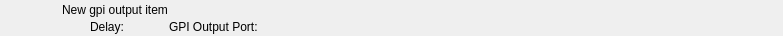
<?xml version="1.0" encoding="UTF-8"?>
<ui version="4.0">
 <class>RundownGpiOutputWidget</class>
 <widget class="QWidget" name="RundownGpiOutputWidget">
  <property name="geometry">
   <rect>
    <x>0</x>
    <y>0</y>
    <width>783</width>
    <height>36</height>
   </rect>
  </property>
  <layout class="QHBoxLayout" name="horizontalLayout">
   <property name="margin">
    <number>0</number>
   </property>
   <item>
    <widget class="QFrame" name="frameItem">
     <property name="sizePolicy">
      <sizepolicy hsizetype="Preferred" vsizetype="Fixed">
       <horstretch>0</horstretch>
       <verstretch>0</verstretch>
      </sizepolicy>
     </property>
     <property name="minimumSize">
      <size>
       <width>0</width>
       <height>36</height>
      </size>
     </property>
     <widget class="QLabel" name="labelThumbnail">
      <property name="geometry">
       <rect>
        <x>22</x>
        <y>2</y>
        <width>32</width>
        <height>32</height>
       </rect>
      </property>
      <property name="text">
       <string/>
      </property>
      <property name="pixmap">
       <pixmap resource="../Resource.qrc">:/Graphics/Images/Gpi.png</pixmap>
      </property>
      <property name="scaledContents">
       <bool>true</bool>
      </property>
     </widget>
     <widget class="QLabel" name="labelName">
      <property name="geometry">
       <rect>
        <x>62</x>
        <y>2</y>
        <width>561</width>
        <height>16</height>
       </rect>
      </property>
      <property name="text">
       <string>New gpi output item</string>
      </property>
     </widget>
     <widget class="QLabel" name="labelColor">
      <property name="geometry">
       <rect>
        <x>0</x>
        <y>0</y>
        <width>18</width>
        <height>36</height>
       </rect>
      </property>
      <property name="text">
       <string/>
      </property>
     </widget>
     <widget class="QLabel" name="labelGroupColor">
      <property name="geometry">
       <rect>
        <x>0</x>
        <y>0</y>
        <width>6</width>
        <height>36</height>
       </rect>
      </property>
      <property name="text">
       <string/>
      </property>
     </widget>
     <widget class="QLabel" name="labelDelay">
      <property name="geometry">
       <rect>
        <x>90</x>
        <y>19</y>
        <width>67</width>
        <height>16</height>
       </rect>
      </property>
      <property name="text">
       <string>Delay:</string>
      </property>
     </widget>
     <widget class="QLabel" name="labelGpiOutputPort">
      <property name="geometry">
       <rect>
        <x>169</x>
        <y>19</y>
        <width>90</width>
        <height>16</height>
       </rect>
      </property>
      <property name="text">
       <string>GPI Output Port:</string>
      </property>
     </widget>
    </widget>
   </item>
   <item>
    <widget class="QLabel" name="labelGpiTriggerable">
     <property name="minimumSize">
      <size>
       <width>32</width>
       <height>32</height>
      </size>
     </property>
     <property name="maximumSize">
      <size>
       <width>32</width>
       <height>32</height>
      </size>
     </property>
     <property name="text">
      <string/>
     </property>
     <property name="pixmap">
      <pixmap resource="../Resource.qrc">:/Graphics/Images/GpiTriggerable.png</pixmap>
     </property>
    </widget>
   </item>
   <item>
    <widget class="QLabel" name="labelDisconnected">
     <property name="minimumSize">
      <size>
       <width>32</width>
       <height>32</height>
      </size>
     </property>
     <property name="maximumSize">
      <size>
       <width>32</width>
       <height>32</height>
      </size>
     </property>
     <property name="text">
      <string/>
     </property>
     <property name="pixmap">
      <pixmap resource="../Resource.qrc">:/Graphics/Images/Disconnected.png</pixmap>
     </property>
    </widget>
   </item>
   <item>
    <widget class="QLabel" name="labelActiveColor">
     <property name="minimumSize">
      <size>
       <width>2</width>
       <height>36</height>
      </size>
     </property>
     <property name="maximumSize">
      <size>
       <width>2</width>
       <height>36</height>
      </size>
     </property>
     <property name="text">
      <string/>
     </property>
    </widget>
   </item>
  </layout>
 </widget>
 <resources>
  <include location="../Resource.qrc"/>
 </resources>
 <connections/>
 <slots>
  <slot>addToCombo()</slot>
 </slots>
</ui>
